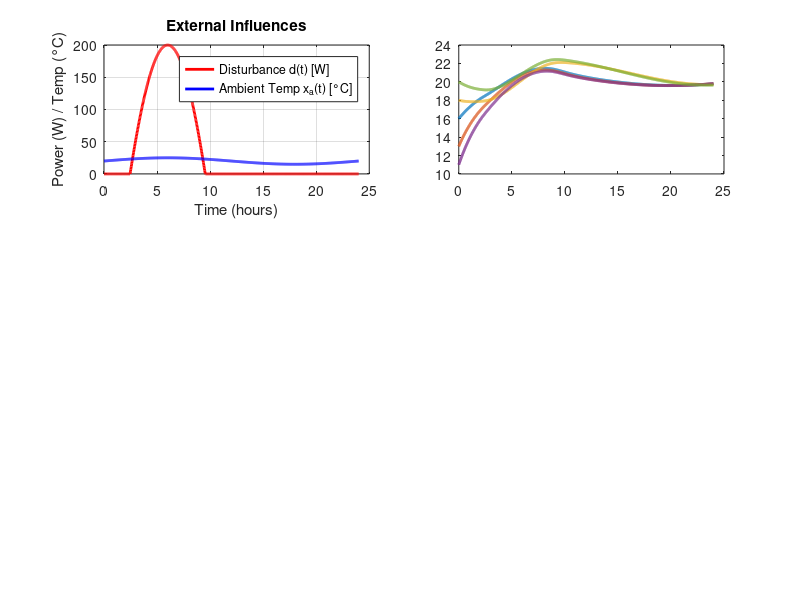

MATLAB code for this plot: (Note: this script raises an error after producing the figure.)
nRooms = 5;
nControls = 3;
r = 1e2;
q = 1e6;
x_bar = 20 * ones(nRooms, 1);
T = 86400;
t = linspace(0, T, 1000);
c = 1/(1.08e6);  % FIXED: Proper scaling factor

% FIXED: Correct A matrix with proper scaling
A = [-30 10 0 0 10;
     10 -40 10 0 10;
     0 10 -40 10 10;
     0 0 10 -30 10;
     10 10 10 10 -50] * c;  % SCALE A matrix by c

% FIXED: B matrix with proper scaling
B = [1 0 0;
     0 1 0;
     0 0 0;
     0 0 1;
     0 0 0] * c;

C = [0 1 0 0 0;
     0 0 0 1 0];

D = zeros(2, 3);

Q = q * eye(nRooms);
R = r * eye(nControls);

% FIXED: Ambient coupling matrix (scaled by c)
B_ambient = [10; 10; 10; 10; 10] * c;

% FIXED: Disturbance matrix (scaled by c)
D_disturbance = eye(5) * c;

% FIXED: Use continuous-time LQR for the A, B matrices
[K, P, E] = lqr(A, B, Q, R);

% Ambient temperature function
x_a = @(t) 20 + 5*sin(2*pi*t/86400);

% Observer Design
if rank(obsv(A, C)) == size(A,1)
    fprintf('System is observable.\n');
else
    error('System not observable - check C matrix');
end

desired_obs_poles = [-0.1, -0.12, -0.15, -0.2, -0.25];  % FIXED: Slower poles for stability
L = place(A', C', desired_obs_poles)';

% Disturbance function
d_func = @(t) max(0, 500 * sin(2 * pi*t/86400) - 300);

% Sign function
ssign = @(x) (x>0) - (x<0);

% Initial conditions
x0 = zeros(nRooms, 1);
for i = 1:nRooms
    x0(i) = 15 - i * ssign((-1)^i);
end

z0 = x0 - x_bar;

% FIXED: Dynamics function that properly handles all inputs
buildingDynamics = @(t, z) A*z + B*(-K*z) + B_ambient*(x_a(t) - 20) + D_disturbance*d_func(t)*ones(5,1);

% Simulate the system
[t_sim, z_sim] = ode45(@(t,z) buildingDynamics(t, z), t, z0);

% Convert back to actual temperatures
x_sim = z_sim + x_bar';  % FIXED: Proper dimensions

% Calculate control inputs
u_sim = zeros(length(t_sim), nControls);
for i = 1:length(t_sim)
    z = z_sim(i,:)';
    u_sim(i,:) = (-K * z)';
end

% Convert time to hours for plotting
t_hours = t_sim / 3600;

% Create comprehensive plots
figure('Position', [100, 100, 1400, 900]);

% Plot 1: Disturbance and ambient temperature
subplot(3, 2, 1);
d_values = arrayfun(d_func, t_sim);
x_a_values = arrayfun(x_a, t_sim);
plot(t_hours, d_values, 'r-', 'LineWidth', 2); hold on;
plot(t_hours, x_a_values, 'b-', 'LineWidth', 2);
ylabel('Power (W) / Temp (°C)');
title('External Influences');
legend('Disturbance d(t) [W]', 'Ambient Temp x_a(t) [°C]', 'Location', 'best');
grid on;
xlabel('Time (hours)');

% Plot 2: Room temperatures
subplot(3, 2, 2);
plot(t_hours, x_sim, 'LineWidth', 2);
hold on;
yline(20, '--k', 'Setpoint 20°C', 'LineWidth', 1, 'LabelVerticalAlignment', 'bottom');
ylabel('Temperature (°C)');
title('Room Temperatures');
legend('Room 1', 'Room 2', 'Room 3', 'Room 4', 'Room 5', 'Location', 'best');
grid on;
xlabel('Time (hours)');

% Plot 3: Control inputs (in Watts)
subplot(3, 2, 3);
plot(t_hours, u_sim, 'LineWidth', 2);
ylabel('Heating Power (W)');
title('Control Inputs');
legend('Room 1 Heater', 'Room 2 Heater', 'Room 4 Heater', 'Location', 'best');
grid on;
xlabel('Time (hours)');

% Plot 4: Temperature errors
subplot(3, 2, 4);
errors = x_sim - x_bar';
plot(t_hours, errors, 'LineWidth', 1.5);
ylabel('Temperature Error (°C)');
title('Tracking Errors');
legend('Room 1', 'Room 2', 'Room 3', 'Room 4', 'Room 5', 'Location', 'best');
grid on;
xlabel('Time (hours)');

% Plot 5: Total control effort
subplot(3, 2, 5);
total_power = sum(u_sim, 2);
plot(t_hours, total_power, 'k-', 'LineWidth', 2);
ylabel('Total Power (W)');
xlabel('Time (hours)');
title('Total Control Effort');
grid on;

% Plot 6: Control effort distribution
subplot(3, 2, 6);
avg_power = mean(u_sim, 1);
bar(avg_power, 'FaceAlpha', 0.7);
ylabel('Average Power (W)');
title('Average Control Distribution');
xticklabels({'Room 1', 'Room 2', 'Room 4'});
grid on;

% Display key results
fprintf('\n=== SIMULATION RESULTS ===\n');
fprintf('Final temperatures: %.2f, %.2f, %.2f, %.2f, %.2f°C\n', x_sim(end,:));
fprintf('Final errors: %.2f, %.2f, %.2f, %.2f, %.2f°C\n', errors(end,:));
fprintf('Final control inputs: %.1f, %.1f, %.1f W\n', u_sim(end,:));
fprintf('Average control inputs: %.1f, %.1f, %.1f W\n', avg_power);
fprintf('Maximum total power: %.1f W\n', max(total_power));

% Additional analysis: Check if temperatures are reasonable
fprintf('\n=== PERFORMANCE ANALYSIS ===\n');
final_rms_error = sqrt(mean(errors(end,:).^2));
fprintf('Final RMS error: %.3f°C\n', final_rms_error);

% Check if temperatures stay within reasonable bounds
max_temp = max(x_sim(:));
min_temp = min(x_sim(:));
fprintf('Temperature range: %.1f°C to %.1f°C\n', min_temp, max_temp);

% Analyze control activity
total_energy = trapz(t_sim, total_power);
fprintf('Total energy used: %.0f J\n', total_energy);
